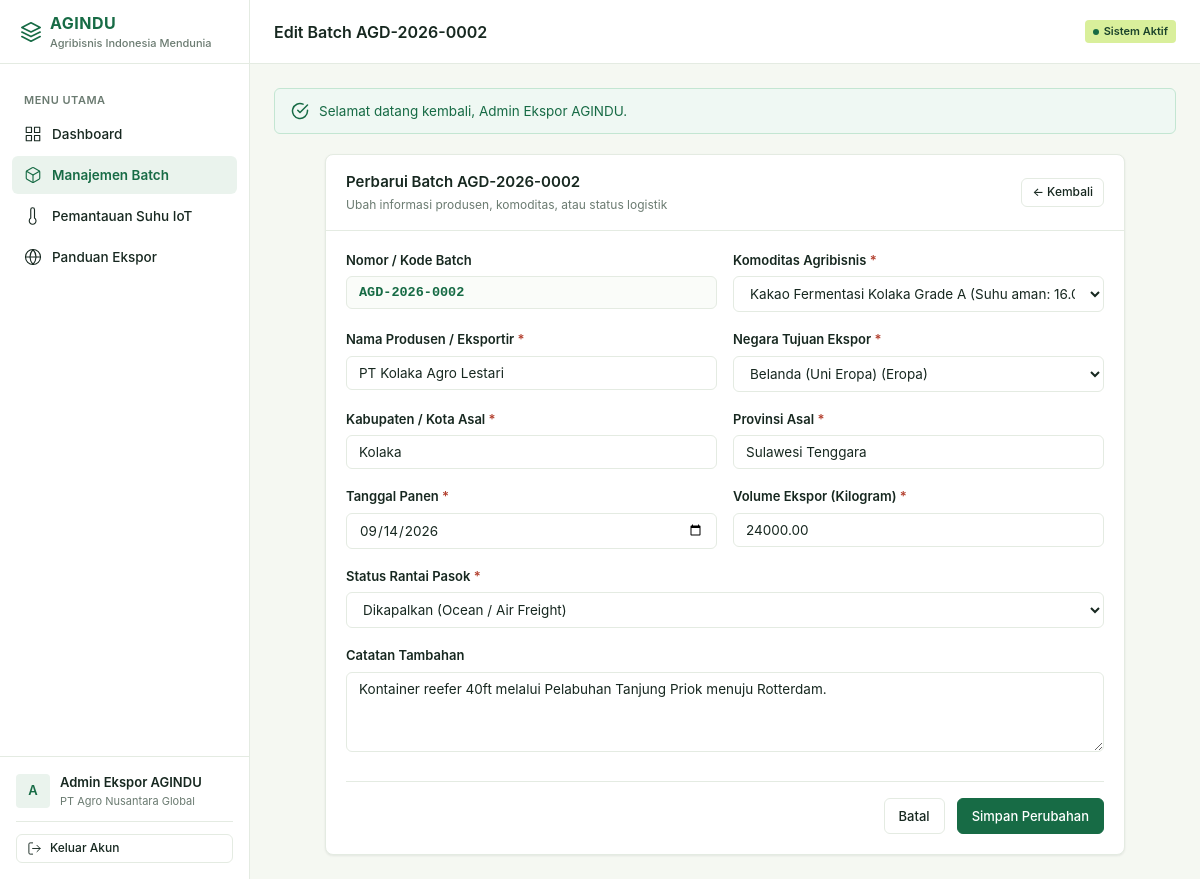
Screenshot of /batches/2/edit (signed in) with the database file from the repository.
### tables this page shows
CREATE TABLE `users` (
    `id` INT UNSIGNED AUTO_INCREMENT PRIMARY KEY,
    `name` VARCHAR(100) NOT NULL,
    `username` VARCHAR(50) NOT NULL UNIQUE,
    `email` VARCHAR(150) NOT NULL UNIQUE,
    `password_hash` VARCHAR(255) NOT NULL,
    `role` VARCHAR(50) NOT NULL DEFAULT 'producer',
    `company_name` VARCHAR(150) NOT NULL,
    `created_at` TIMESTAMP DEFAULT CURRENT_TIMESTAMP,
    `updated_at` TIMESTAMP DEFAULT CURRENT_TIMESTAMP ON UPDATE CURRENT_TIMESTAMP
);

CREATE TABLE `batches` (
    `id` INT UNSIGNED AUTO_INCREMENT PRIMARY KEY,
    `batch_code` VARCHAR(30) NOT NULL UNIQUE,
    `public_token` VARCHAR(64) NOT NULL UNIQUE,
    `commodity_id` INT UNSIGNED NOT NULL,
    `producer_name` VARCHAR(150) NOT NULL,
    `origin_regency` VARCHAR(100) NOT NULL,
    `origin_province` VARCHAR(100) NOT NULL,
    `harvest_date` DATE NOT NULL,
    `volume_kg` DECIMAL(10,2) NOT NULL,
    `destination_country_id` INT UNSIGNED NOT NULL,
    `status` VARCHAR(30) NOT NULL DEFAULT 'processing',
    `notes` TEXT NULL,
    `created_at` TIMESTAMP DEFAULT CURRENT_TIMESTAMP,
    `updated_at` TIMESTAMP DEFAULT CURRENT_TIMESTAMP ON UPDATE CURRENT_TIMESTAMP,
    INDEX `idx_batch_token` (`public_token`),
    INDEX `idx_batch_status` (`status`),
    INDEX `idx_batch_commodity` (`commodity_id`),
    INDEX `idx_batch_country` (`destination_country_id`),
    CONSTRAINT `fk_batch_commodity` FOREIGN KEY (`commodity_id`) REFERENCES `commodities` (`id`) ON DELETE RESTRICT,
    CONSTRAINT `fk_batch_country` FOREIGN KEY (`destination_country_id`) REFERENCES `destination_countries` (`id`) ON DELETE RESTRICT
);

CREATE TABLE `commodities` (
    `id` INT UNSIGNED AUTO_INCREMENT PRIMARY KEY,
    `code` VARCHAR(20) NOT NULL UNIQUE,
    `name` VARCHAR(100) NOT NULL,
    `category` VARCHAR(50) NOT NULL,
    `temp_min` DECIMAL(5,2) NOT NULL,
    `temp_max` DECIMAL(5,2) NOT NULL,
    `temp_tolerance` DECIMAL(4,2) NOT NULL DEFAULT 1.50,
    `unit` VARCHAR(20) NOT NULL DEFAULT 'kg',
    `description` TEXT NULL,
    `created_at` TIMESTAMP DEFAULT CURRENT_TIMESTAMP
);

CREATE TABLE `destination_countries` (
    `id` INT UNSIGNED AUTO_INCREMENT PRIMARY KEY,
    `code` VARCHAR(10) NOT NULL UNIQUE,
    `name` VARCHAR(100) NOT NULL,
    `region` VARCHAR(50) NOT NULL,
    `requirements_summary` TEXT NOT NULL,
    `regulations_summary` TEXT NOT NULL,
    `created_at` TIMESTAMP DEFAULT CURRENT_TIMESTAMP
);

### app/Views/batches/edit.php (the view, shortened to what the rows shown need)
<div class="card" style="max-width: 800px; margin: 0 auto;">
    <div class="card-header">
        <div>
            <h1 class="card-title">Perbarui Batch <?= e($batch['batch_code']) ?></h1>
            <div class="card-subtitle">Ubah informasi produsen, komoditas, atau status logistik</div>
        </div>
        <a href="<?= url('/batches/' . $batch['id']) ?>" class="btn btn-outline btn-sm">&larr; Kembali</a>
    </div>
    <form action="<?= url('/batches/' . $batch['id']) ?>" method="POST" class="card-body">
        <div class="form-row">
            <div class="form-group">
                <label class="form-label">Nomor / Kode Batch</label>
                <input type="text" class="form-control" value="<?= e($batch['batch_code']) ?>" readonly style="background-color: #fafcf9; font-family: var(--font-mono); font-weight: 700; color: var(--green);">
            </div>
            <div class="form-group">
                <label for="commodity_id" class="form-label required">Komoditas Agribisnis</label>
                <select name="commodity_id" id="commodity_id" class="form-select" required>
                    <?php foreach ($commodities as $c): ?>
                    <option value="<?= $c['id'] ?>" <?= ((int)$batch['commodity_id'] === (int)$c['id']) ? 'selected' : '' ?>>
                        <?= e($c['name']) ?> (Suhu aman: <?= e($c['temp_min']) ?> s/d <?= e($c['temp_max']) ?> °C)
                    </option>
                    <?php endforeach; ?>
                </select>
            </div>
        </div>
        <div class="form-row">
            <div class="form-group">
                <label for="producer_name" class="form-label required">Nama Produsen / Eksportir</label>
                <input type="text" id="producer_name" name="producer_name" class="form-control" required value="<?= e($batch['producer_name']) ?>">
            </div>
            <div class="form-group">
                <label for="destination_country_id" class="form-label required">Negara Tujuan Ekspor</label>
                <select name="destination_country_id" id="destination_country_id" class="form-select" required>
                    <?php foreach ($countries as $ct): ?>
                    <option value="<?= $ct['id'] ?>" <?= ((int)$batch['destination_country_id'] === (int)$ct['id']) ? 'selected' : '' ?>>
                        <?= e($ct['name']) ?> (<?= e($ct['region']) ?>)
                    </option>
                    <?php endforeach; ?>
                </select>
            </div>
        </div>
        <div class="form-row">
            <div class="form-group">
                <label for="origin_regency" class="form-label required">Kabupaten / Kota Asal</label>
                <input type="text" id="origin_regency" name="origin_regency" class="form-control" required value="<?= e($batch['origin_regency']) ?>">
            </div>
            <div class="form-group">
                <label for="origin_province" class="form-label required">Provinsi Asal</label>
                <input type="text" id="origin_province" name="origin_province" class="form-control" required value="<?= e($batch['origin_province']) ?>">
            </div>
        </div>
        <div class="form-row">
            <div class="form-group">
                <label for="harvest_date" class="form-label required">Tanggal Panen</label>
                <input type="date" id="harvest_date" name="harvest_date" class="form-control" required value="<?= e($batch['harvest_date']) ?>">
            </div>
            <div class="form-group">
                <label for="volume_kg" class="form-label required">Volume Ekspor (Kilogram)</label>
                <input type="number" step="0.01" min="1" id="volume_kg" name="volume_kg" class="form-control" required value="<?= e($batch['volume_kg']) ?>">
            </div>
        </div>
        <div class="form-row">
            <div class="form-group">
                <label for="status" class="form-label required">Status Rantai Pasok</label>
                <select name="status" id="status" class="form-select" required>
                    <option value="shipped" <?= $batch['status'] === 'shipped' ? 'selected' : '' ?>>Dikapalkan (Ocean / Air Freight)</option>
                </select>
            </div>
        </div>
        <div class="form-group">
            <label for="notes" class="form-label">Catatan Tambahan</label>
            <textarea id="notes" name="notes" class="form-control" rows="3"><?= e($batch['notes'] ?? '') ?></textarea>
        </div>
        <div style="display: flex; gap: 12px; justify-content: flex-end; margin-top: 24px; padding-top: 16px; border-top: 1px solid var(--line);">
            <a href="<?= url('/batches/' . $batch['id']) ?>" class="btn btn-outline">Batal</a>
            <button type="submit" class="btn btn-primary">Simpan Perubahan</button>
        </div>
    </form>
</div>

### app/Core/Router.php (shortened to what the rows shown need)
<?php
require_once __DIR__ . '/helpers.php';
class Router
{
    private array $routes = [];
    private function addRoute(string $method, string $pattern, array $handler): void
    {
        $regex = preg_replace('/\{([a-zA-Z0-9_]+)\}/', '(?P<$1>[^/]+)', $pattern);
        $regex = '#^' . $regex . '$#';
        $this->routes[] = [
            'method'  => $method,
            'pattern' => $pattern,
            'regex'   => $regex,
            'handler' => $handler
        ];
    }
    public function dispatch(): void
    {
        $requestMethod = $_SERVER['REQUEST_METHOD'] ?? 'GET';
        $uri = $_SERVER['REQUEST_URI'] ?? '/';
        $path = parse_url($uri, PHP_URL_PATH);
        $basePath = detect_base_path();
        if ($basePath !== '' && str_starts_with($path, $basePath)) {
            $path = substr($path, strlen($basePath));
        }
        $path = '/' . trim($path, '/');
        foreach ($this->routes as $route) {
            if ($route['method'] !== $requestMethod) {
                continue;
            }
            if (preg_match($route['regex'], $path, $matches)) {
                $params = [];
                foreach ($matches as $key => $val) {
                    if (is_string($key)) {
                        $params[] = ctype_digit($val) ? (int)$val : $val;
                    }
                }
                [$controllerClass, $method] = $route['handler'];
                $instance = new $controllerClass();
                call_user_func_array([$instance, $method], array_values($params));
                return;
            }
        }
    }
}

### app/Views/layouts/main.php (shortened to what the rows shown need)
<!DOCTYPE html>
<html lang="id">
<head>
    <link rel="stylesheet" href="<?= asset('css/app.css') ?>">
</head>
<body>
    <div class="app-wrapper">
        <aside class="app-sidebar" id="appSidebar">
            <div class="sidebar-header">
                <div class="sidebar-brand">
                    <svg width="22" height="22" viewBox="0 0 24 24" fill="none" stroke="currentColor" stroke-width="1.8" stroke-linecap="round" stroke-linejoin="round">
                        <path d="M12 2L2 7l10 5 10-5-10-5z"></path>
                        <path d="M2 17l10 5 10-5"></path>
                        <path d="M2 12l10 5 10-5"></path>
                    </svg>
                    <div>
                        <?= APP_NAME ?>
                        <span><?= APP_TAGLINE ?></span>
                    </div>
                </div>
            </div>
            <nav class="sidebar-nav">
                <div class="nav-section-title">Menu Utama</div>
                <a href="<?= url('/dashboard') ?>" class="nav-item <?= ($activeNav ?? '') === 'dashboard' ? 'active' : '' ?>">
                    <span>Dashboard</span>
                </a>
                <a href="<?= url('/batches') ?>" class="nav-item <?= ($activeNav ?? '') === 'batches' ? 'active' : '' ?>">
                    <span>Manajemen Batch</span>
                </a>
                <a href="<?= url('/temperature') ?>" class="nav-item <?= ($activeNav ?? '') === 'temperature' ? 'active' : '' ?>">
                    <svg width="18" height="18" viewBox="0 0 24 24" fill="none" stroke="currentColor" stroke-width="1.5" stroke-linecap="round" stroke-linejoin="round">
                        <path d="M14 14.76V3.5a2.5 2.5 0 0 0-5 0v11.26a4.5 4.5 0 1 0 5 0z"></path>
                    </svg>
                    <span>Pemantauan Suhu IoT</span>
                </a>
                <a href="<?= url('/export-guide') ?>" class="nav-item <?= ($activeNav ?? '') === 'export_guide' ? 'active' : '' ?>">
                    <span>Panduan Ekspor</span>
                </a>
            </nav>
            <div class="sidebar-footer">
                <?php $user = auth_user(); ?>
                <div class="user-profile-summary">
                    <div class="user-avatar">
                        <?= strtoupper(substr($user['name'] ?? 'A', 0, 1)) ?>
                    </div>
                    <div class="user-info">
                        <div class="user-name"><?= e($user['name'] ?? 'Admin Produsen') ?></div>
                        <div class="user-org"><?= e($user['company_name'] ?? 'AGINDU Network') ?></div>
                    </div>
                </div>
                <form action="<?= url('/logout') ?>" method="POST" style="margin: 0;">
                    <button type="submit" class="btn btn-outline btn-sm" style="width: 100%; justify-content: flex-start;">
                        <svg width="15" height="15" viewBox="0 0 24 24" fill="none" stroke="currentColor" stroke-width="1.5" stroke-linecap="round" stroke-linejoin="round">
                            <path d="M9 21H5a2 2 0 0 1-2-2V5a2 2 0 0 1 2-2h4"></path>
                            <polyline points="16 17 21 12 16 7"></polyline>
                            <line x1="21" y1="12" x2="9" y2="12"></line>
                        </svg>
                        <span>Keluar Akun</span>
                    </button>
                </form>
            </div>
        </aside>
        <main class="app-main">
            <header class="app-header">
                <div class="header-left">
                    <div class="header-title"><?= isset($pageTitle) ? e($pageTitle) : 'Sistem Ketertelusuran Ekspor' ?></div>
                </div>
                <div class="header-right">
                    <span class="badge badge-lime">
                        <span class="badge-dot"></span>
                        Sistem Aktif
                    </span>
                </div>
            </header>
            <div class="content-body">
                <?php if (has_flash('success')): ?>
                <div class="alert-box alert-success">
                    <svg width="18" height="18" viewBox="0 0 24 24" fill="none" stroke="currentColor" stroke-width="2" stroke-linecap="round" stroke-linejoin="round">
                        <path d="M22 11.08V12a10 10 0 1 1-5.93-9.14"></path>
                        <polyline points="22 4 12 14.01 9 11.01"></polyline>
                    </svg>
                    <span><?= e(get_flash('success')) ?></span>
                </div>
                <?php endif; ?>
                <?= $content ?>
            </div>
        </main>
    </div>
</body>
</html>

### rows the page displays
users: name "A", name "Admin Ekspor AGINDU", company_name "PT Agro Nusantara Global"
batches: batch_code "AGD-2026-0002", commodity_id "Kakao Fermentasi Kolaka Grade A (Suhu aman: 16.00 s/d 22.00 °C)", producer_name "PT Kolaka Agro Lestari", destination_country_id "Belanda (Uni Eropa) (Eropa)", origin_regency "Kolaka", origin_province "Sulawesi Tenggara", harvest_date "09/14/2026", volume_kg "24000.00", status "Dikapalkan (Ocean / Air Freight)", notes "Kontainer reefer 40ft melalui Pelabuhan Tanjung Priok menuju Rotterdam."
